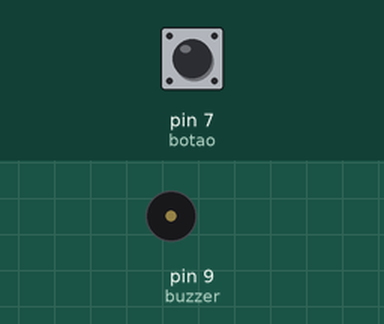
A sketch run on a simulated Arduino Uno, built with avr-gcc and run on an emulated ATmega328P. Shown: buzzer (waves = sounding). The test bench sets the inputs (shaded band); at power-on: pin 7 (botao) LOW.

Above: at 1.2 s.
1.3 s: pin 7 (botao) pulled HIGH for 0.15 s
At 1.43 s:
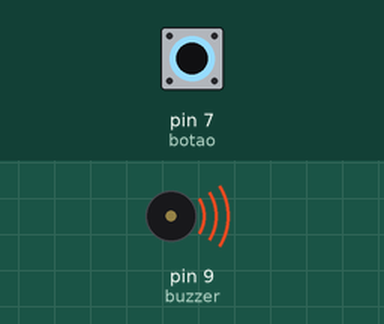
3.0 s: pin 7 (botao) pulled HIGH for 3.2 s
At 7.1 s:
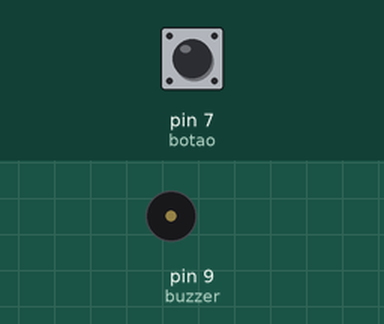
Timing chart, 0 to 8.6 s (numbered marks = the images above; inputs shaded):
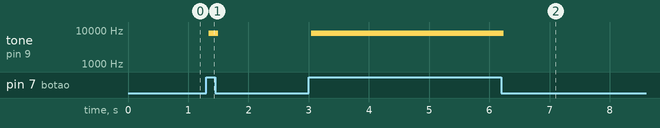

The sketch:

buzzer.ino
```cpp
int buzzer = 9;
int botao = 7;
int val = 0;

void setup() {
  pinMode(buzzer, OUTPUT);
  pinMode(botao, INPUT);
}

void loop() {
  val = digitalRead(botao);
  if(val == 1){
    digitalWrite(buzzer, HIGH);
    delayMicroseconds(10);
    digitalWrite(buzzer, LOW);
    delayMicroseconds(100);
  }
}
```

Measured:
- after the input at 1.3 s, tone on pin 9 (buzzer): silent → 8078 Hz at once, → silent 0.16 s later
- after the input at 3.0 s, tone on pin 9 (buzzer): silent → 8078 Hz at once, → silent 3.2 s later
